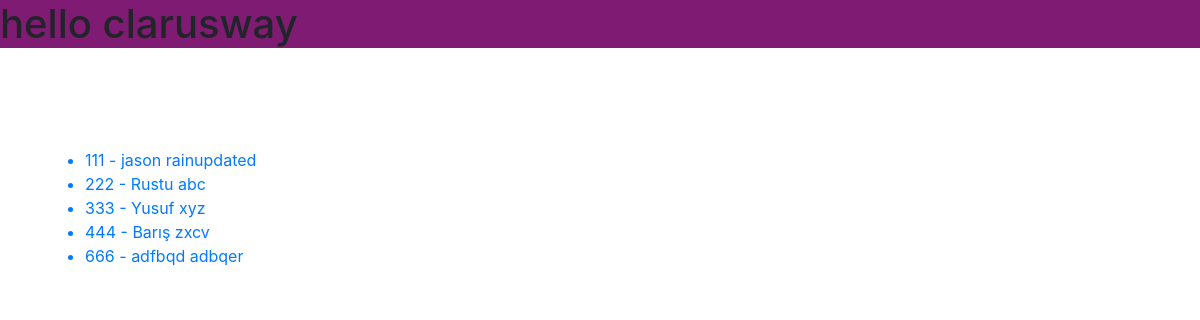
Page /list/ on the committed database.
### fscohort/models.py (models this page shows, shortened)
class Student(models.Model):
    first_name = models.CharField(max_length=30)
    last_name = models.CharField(max_length=30)
    number = models.IntegerField(blank=True, null=True)

### fscohort/views.py (the view)
# urls.py: path('list/',student_list , name='list'),
def student_list(request):
    students=Student.objects.all()
    context={
        'students':students
    }
    return render(request,'fscohort/student_list.html',context)

### fscohort/templates/fscohort/student_list.html
{% extends "fscohort/base.html" %}
{% block container %}
    <ul>
        {% for student in students%}
        <a href="{% url 'detail' student.id  %}">
        <li>{{ student.number }} - {{student.first_name}} {{student.last_name}}</li>
        <a>
        {%endfor%}
    </ul>
{% endblock container %}

### fscohort/templates/fscohort/base.html (shortened to what this page needs)
<!DOCTYPE html>
{% load static %}
<html lang="en">
  <head>
    <link
      rel="stylesheet"
      href="https://maxcdn.bootstrapcdn.com/bootstrap/4.0.0-alpha.6/css/bootstrap.min.css"
    />
    <link rel="stylesheet" href=" {% static 'fscohort/css/style.css' %}  " />
  </head>
  <body>
    <h1> hello clarusway </h1>
    <div style="margin-top: 100px; margin-bottom: 100px" class="container">
      {% block container %}{% endblock container %}
    </div>
  </body>
</html>

### fscohort/static/fscohort/css/style.css (style rules this page uses)
h1 { background-color: rgb(128, 27, 116); }

### rows in the picture
Student: number "111", first_name "jason", last_name "rainupdated"
Student: number "222", first_name "Rustu", last_name "abc"
Student: number "333", first_name "Yusuf", last_name "xyz"
Student: number "444", first_name "Barış", last_name "zxcv"
Student: number "666", first_name "adfbqd", last_name "adbqer"
